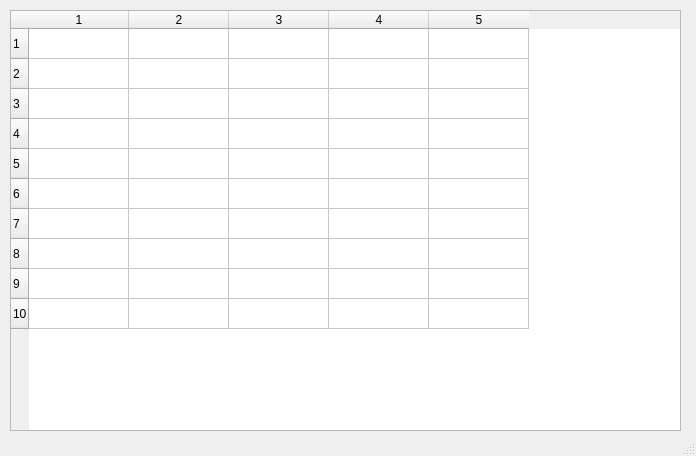
<?xml version="1.0" encoding="UTF-8"?>
<ui version="4.0">
 <class>MainWindow</class>
 <widget class="QMainWindow" name="MainWindow">
  <property name="geometry">
   <rect>
    <x>0</x>
    <y>0</y>
    <width>696</width>
    <height>456</height>
   </rect>
  </property>
  <property name="windowTitle">
   <string>MainWindow</string>
  </property>
  <widget class="QWidget" name="centralwidget">
   <widget class="QTableWidget" name="tableWidget">
    <property name="geometry">
     <rect>
      <x>10</x>
      <y>10</y>
      <width>671</width>
      <height>421</height>
     </rect>
    </property>
    <property name="rowCount">
     <number>10</number>
    </property>
    <property name="columnCount">
     <number>5</number>
    </property>
    <row/>
    <row/>
    <row/>
    <row/>
    <row/>
    <row/>
    <row/>
    <row/>
    <row/>
    <row/>
    <column/>
    <column/>
    <column/>
    <column/>
    <column/>
   </widget>
  </widget>
  <widget class="QStatusBar" name="statusbar"/>
 </widget>
 <resources/>
 <connections/>
</ui>
